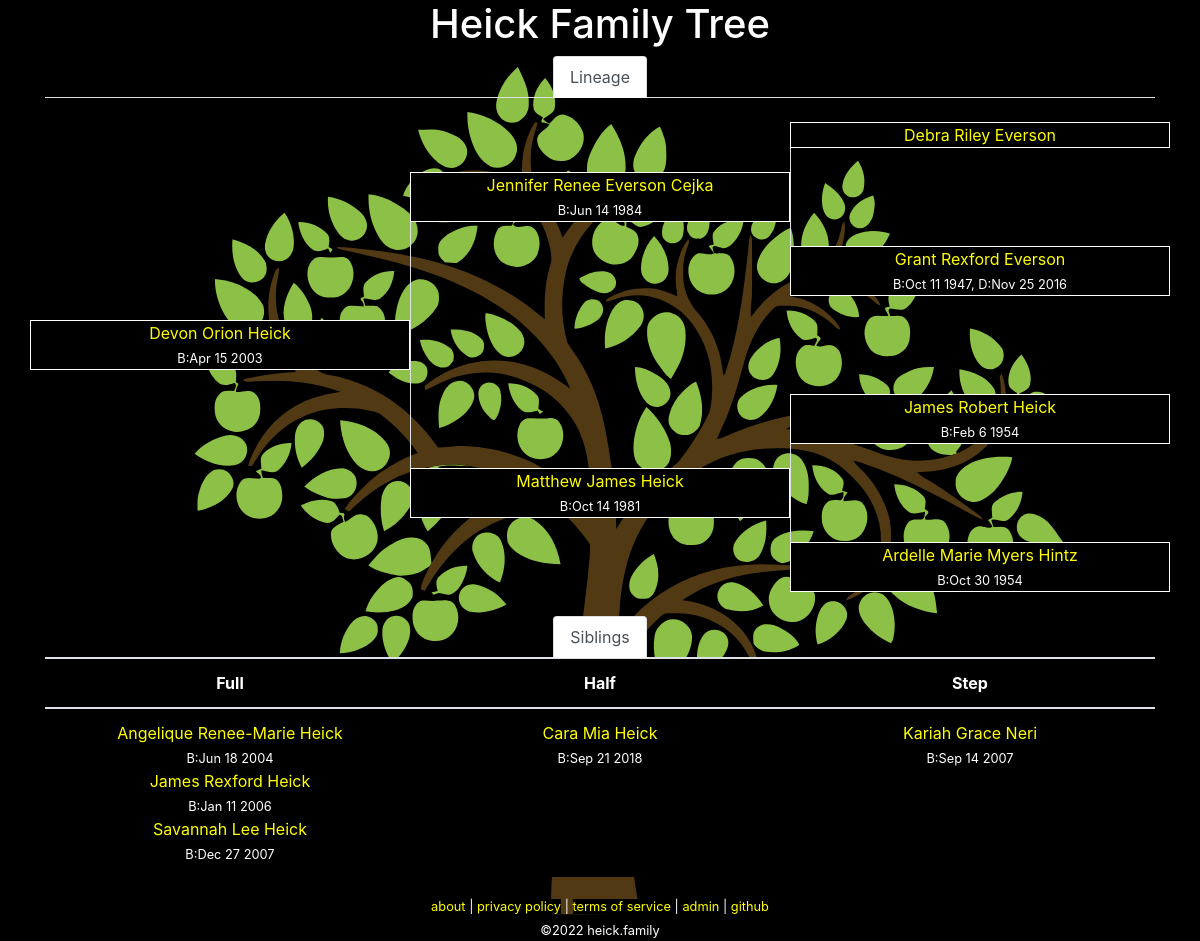
The app's page /tree.php?id=10 with its own data.
### tables this page shows
CREATE TABLE `family` (
  `id` int(10) unsigned NOT NULL AUTO_INCREMENT COMMENT 'primary key',
  `name` char(200) NOT NULL,
  `parent-bio-x` int(10) unsigned NOT NULL DEFAULT 0 COMMENT 'mother xx',
  `parent-bio-y` int(10) unsigned NOT NULL DEFAULT 0 COMMENT 'father xy',
  `parent-adopt-a` int(10) unsigned NOT NULL DEFAULT 0,
  `parent-adopt-b` int(10) unsigned NOT NULL DEFAULT 0,
  `partner` int(10) unsigned NOT NULL DEFAULT 0,
  `dob` char(10) NOT NULL DEFAULT '0000-00-00' COMMENT 'date of birth ymd',
  `dod` char(10) NOT NULL DEFAULT '0000-00-00' COMMENT 'date of death ymd',
  `lastupdated` datetime NOT NULL DEFAULT current_timestamp() ON UPDATE current_timestamp(),
  PRIMARY KEY (`id`)
);

### lib/Family.php (called while the page is built, shortened)
<?php
class Family
{
	private static $link = null;
	public static function getPerson($id = 0)
	{
		if ($id == 0)
		{
			return [];
		}
		$query = 'SELECT * FROM `family` WHERE `id`=' . self::_escape($id) . ' LIMIT 1';
		$result = self::_query($query);
		while ($row = mysqli_fetch_assoc($result))	 {
			return $row;
		}
		return [];
	}
	public static function getParents($id = 0)
	{
		$person = self::getPerson($id);
		$parent_bio_x = isset($person['parent-bio-x']) ? $person['parent-bio-x'] : 0;
		$parent_bio_y = isset($person['parent-bio-y']) ? $person['parent-bio-y'] : 0;
		$parent_adopt_a = isset($person['parent-adopt-a']) ? $person['parent-adopt-a'] : 0;
		$parent_adopt_b = isset($person['parent-adopt-b']) ? $person['parent-adopt-b'] : 0;
		$data = [
			'bio-x' => self::getPerson($parent_bio_x),
			'bio-y' => self::getPerson($parent_bio_y),
			'adopt-a' => self::getPerson($parent_adopt_a),
			'adopt-b' => self::getPerson($parent_adopt_b),
		];
		return $data;
	}
	public static function getPartner($id = 0)
	{
		$person = self::getPerson($id);
		$partner = isset($person['partner']) ? $person['partner'] : 0;
		if ($partner == 0)
		{
			return [];
		}
		return self::getPerson($partner);
	}
	public static function getSiblings($id = 0)
	{
		$data = [];
		$me = self::getPerson($id);
		$parentx = $me['parent-bio-x'];
		$parenty = $me['parent-bio-y'];
		if (($parentx > 0) && ($parenty > 0))
		{
			$full_siblings = [];
			$query = 'SELECT * FROM `family` WHERE (`parent-bio-x`=' . $parentx . ' AND `parent-bio-y`=' . $parenty . ') OR (`parent-bio-x`=' . $parenty . ' AND `parent-bio-y`=' . $parentx . ')';
			$result = self::_query($query);
			while ($row = mysqli_fetch_assoc($result))
			{
				if ($row['id'] != $id)
				{
					$full_siblings[] = $row['id'];
				}
			}
			if (count($full_siblings) > 0)
			{
				$data['full'] = $full_siblings;
			}
		}
		if (($parentx > 0) || ($parenty > 0))
		{
			$half_siblings = [];
			$parents = [];
			if ($parentx > 0)
			{
				$parents[] = $parentx;
			}
			if ($parenty > 0)
			{
				$parents[] = $parenty;
			}
			foreach ($parents as $parent)
			{
				$query = 'SELECT * FROM `family` WHERE (`parent-bio-x`=' . $parent . ' OR `parent-bio-y`=' . $parent . ')';
				$result = self::_query($query);
				while ($row = mysqli_fetch_assoc($result))
				{
					if ($row['id'] != $id)
					{
						$half_siblings[] = $row['id'];
					}
				}
			}
			if (count($half_siblings) > 0)
			{
				if (isset($data['full']) && (count($data['full']) > 0))
				{
					$data['half'] = [];
					foreach ($half_siblings as $p)
					{
						if (!in_array($p, $data['full']))
						{
							$data['half'][] = $p;
						}
					}
				}
				else
				{
					$data['half'] = $half_siblings;
				}
			}
		}
		if (($parentx > 0) || ($parenty > 0))
		{
			$step_siblings = [];
			$parents = [];
			if ($parentx > 0)
			{
				$parents[] = $parentx;
			}
			if ($parenty > 0)
			{
				$parents[] = $parenty;
			}
			$step_parents = [];
			foreach ($parents as $parent)
			{
				$them = self::getPerson($parent);
				if ($them['partner'] > 0)
				{
					$step_parents[] = $them['partner'];
				}
			}
			foreach ($step_parents as $step_parent)
			{
				$query = 'SELECT * FROM `family` WHERE (`parent-bio-x`=' . $step_parent . ' OR `parent-bio-y`=' . $step_parent . ')';
				$result = self::_query($query);
				while ($row = mysqli_fetch_assoc($result))
				{
					if ($row['id'] != $id)
					{
						$step_siblings[] = $row['id'];
					}
				}
			}
			if (count($step_siblings) > 0)
			{
				if (count($data['half']) > 0)
				{
					$data['step'] = [];
					foreach ($step_siblings as $p)
					{
						if (!in_array($p, $data['half']))
						{
							$data['step'][] = $p;
						}
					}
				}
				else
				{
					$data['step'] = $step_siblings;
				}
			}
		}
		return $data;
	}
	public static function getLineage($id = 0)
	{
		$lineage = [
			'partner' => ['id' => 0, 'name' => 'unknown' ],
			'parent-bio-x' => ['id' => 0, 'name' => 'unknown' ],
			'parent-bio-y' => ['id' => 0, 'name' => 'unknown' ],
			'parent-adopt-a' => ['id' => 0, 'name' => 'unknown' ],
			'parent-adopt-b' => ['id' => 0, 'name' => 'unknown' ],
			'parent-x-parent-bio-x' => ['id' => 0, 'name' => 'unknown' ],
			'parent-x-parent-bio-y' => ['id' => 0, 'name' => 'unknown' ],
			'parent-y-parent-bio-x' => ['id' => 0, 'name' => 'unknown' ],
			'parent-y-parent-bio-y' => ['id' => 0, 'name' => 'unknown' ],
		];
		$partner = self::getPartner($id);
		$lineage['partner']['id'] = isset($partner['id']) ? $partner['id'] : 0;
		$lineage['partner']['name'] = self::formatName(self::getPerson($lineage['partner']['id']));
		$parents = self::getParents($id);
		$lineage['parent-bio-x']['id'] = isset($parents['bio-x']['id']) ? $parents['bio-x']['id'] : 0;
		$lineage['parent-bio-x']['name'] = self::formatName(self::getPerson($lineage['parent-bio-x']['id']));
		$lineage['parent-bio-y']['id'] = isset($parents['bio-y']['id']) ? $parents['bio-y']['id'] : 0;
		$lineage['parent-bio-y']['name'] = self::formatName(self::getPerson($lineage['parent-bio-y']['id']));
		$lineage['parent-adopt-a']['id'] = isset($parents['adopt-a']['id']) ? $parents['adopt-a']['id'] : 0;
		$lineage['parent-adopt-a']['name'] = self::formatName(self::getPerson($lineage['parent-adopt-a']['id']));
		$lineage['parent-adopt-b']['id'] = isset($parents['adopt-b']['id']) ? $parents['adopt-b']['id'] : 0;
		$lineage['parent-adopt-b']['name'] = self::formatName(self::getPerson($lineage['parent-adopt-b']['id']));
		$parents = self::getParents($lineage['parent-bio-x']['id']);
		$lineage['parent-x-parent-bio-x']['id'] = isset($parents['bio-x']['id']) ? $parents['bio-x']['id'] : 0;
		$lineage['parent-x-parent-bio-x']['name'] = self::formatName(self::getPerson($lineage['parent-x-parent-bio-x']['id']));
		$lineage['parent-x-parent-bio-y']['id'] = isset($parents['bio-y']['id']) ? $parents['bio-y']['id'] : 0;
		$lineage['parent-x-parent-bio-y']['name'] = self::formatName(self::getPerson($lineage['parent-x-parent-bio-y']['id']));
		$parents = self::getParents($lineage['parent-bio-y']['id']);
		$lineage['parent-y-parent-bio-x']['id'] = isset($parents['bio-x']['id']) ? $parents['bio-x']['id'] : 0;
		$lineage['parent-y-parent-bio-x']['name'] = self::formatName(self::getPerson($lineage['parent-y-parent-bio-x']['id']));
		$lineage['parent-y-parent-bio-y']['id'] = isset($parents['bio-y']['id']) ? $parents['bio-y']['id'] : 0;
		$lineage['parent-y-parent-bio-y']['name'] = self::formatName(self::getPerson($lineage['parent-y-parent-bio-y']['id']));
		return $lineage;
	}
	public static function formatName($id = [])
	{
		if (isset($id['name']))
		{
			return $id['name'];
		}
		return 'Unknown';
	}
	private static function _query($query = null)
	{
		$result = mysqli_query(self::$link, $query);
		return $result;
	}
	private static function _escape($string = "")
	{
		return mysqli_real_escape_string(self::$link, $string);
	}
	private static function _connect()
	{
		if (!is_null(self::$link))
		{
			return;
		}
		$config = json_decode(file_get_contents('../conf/configuration.json'), true);
		$db = $config['database'];
		self::$link = mysqli_connect($db['hostname'], $db['username'], $db['password'], $db['database']);
		return;
	}
}

### www/tree.php (the view, shortened to what this page needs)
<?php
require_once('../lib/Family.php');
$id = isset($_GET['id']) ? intval($_GET['id']) : null;
$me = Family::getPerson($id);
$lineage = Family::getLineage($me['id']);
$lineage['me'] = [
	'id' => $me['id'],
	'name' => Family::formatName($me),
];
function showMember($fam, $extra = '')
{
	if ($fam['id'] == 0)
	{
		echo $fam['name'];
	}
	else
	{
		echo '<a href="?id=' . $fam['id'] . '">' . $fam['name'] . '</a>';
		$data = Family::getPerson($fam['id']);
		$subtext = '';
		if ($data['dob'] != '0000-00-00')
		{
			$subtext .= 'B:' . date("M j Y", strtotime($data['dob']));
		}
		if ($data['dod'] != '0000-00-00')
		{
			if (strlen($subtext) > 0)
			{
				$subtext .= ', ';
			}
			$subtext .= 'D:' . date("M j Y", strtotime($data['dod']));
		}
		if (strlen($subtext) > 0)
		{
			echo '<br />';
			echo '<span class="small">' . $subtext . '</span>';
		}
	}
}
?><!DOCTYPE html>
<html lang="en">
	<head>
		<link rel="stylesheet" href="https://cdn.jsdelivr.net/npm/bootstrap@4.6.0/dist/css/bootstrap.min.css">
		<link rel="stylesheet" href="/media/theme.css">
		<link rel="stylesheet" href="/media/tree.css">
	</head>
	<body>
		<div class="container">
<?php require_once("header.php"); ?>
			<div class="row">
				<div class="col">
					<ul class="nav nav-tabs justify-content-center">
						<li class="nav-item">
							<a class="nav-link active" id='tab-lineage' href="#">Lineage</a>
						</li>
					</ul>
				</div>
			</div>
			<div class="row">
				<div class="col-4">&nbsp;</div>
				<div class="col-4">&nbsp;</div>
				<div class="col-4">&nbsp;</div>
			</div>
			<div class="row">
				<div class="col-4">&nbsp;</div>
				<div class="col-4">&nbsp;</div>
				<div title="grandparent" class="col-4 text-center border-full background-black"><?php showMember($lineage['parent-y-parent-bio-y']); ?></div>
			</div>
			<div class="row">
				<div class="col-4">&nbsp;</div>
				<div class="col-4">&nbsp;</div>
				<div class="col-4 border-left">&nbsp;</div>
			</div>
			<div class="row">
				<div class="col-4">&nbsp;</div>
				<div title="parent" class="col-4 text-center border-full background-black"><?php
if ((($lineage['parent-bio-y']['id'] != 0) && ($lineage['parent-adopt-b']['id'] != 0)) || ($lineage['parent-adopt-b']['id'] != 0))
	if ($lineage['parent-bio-y']['id'] == 0)
	{
		showMember($lineage['parent-adopt-b'], '(adopted)');
	}
	else
	{
		showMember($lineage['parent-bio-y'], '(bio)');
		echo '<br />';
		showMember($lineage['parent-adopt-b'], '(adopted)');
	}
else {
	showMember($lineage['parent-bio-y']);
}
?></div>
				<div class="col-4 border-left">&nbsp;</div>
			</div>
			<div class="row">
				<div class="col-4">&nbsp;</div>
				<div class="col-4 border-left">&nbsp;</div>
				<div class="col-4 border-left">&nbsp;</div>
			</div>
			<div class="row">
				<div class="col-4">&nbsp;</div>
				<div class="col-4 border-left">&nbsp;</div>
				<div title="grandparent" class="col-4 text-center border-full background-black"><?php showMember($lineage['parent-y-parent-bio-x']); ?></div>
			</div>
			<div class="row">
				<div class="col-4">&nbsp;</div>
				<div class="col-4 border-left">&nbsp;</div>
				<div class="col-4">&nbsp;</div>
			</div>
			<div class="row">
				<div title="self" class="col-4 text-center border-full background-black"><?php showMember($lineage['me']); ?></div>
				<div class="col-4 border-left">&nbsp;</div>
				<div class="col-4">&nbsp;</div>
			</div>
			<div class="row">
				<div class="col-4">&nbsp;</div>
				<div class="col-4 border-left">&nbsp;</div>
				<div class="col-4">&nbsp;</div>
			</div>
			<div class="row">
				<div class="col-4">&nbsp;</div>
				<div class="col-4 border-left">&nbsp;</div>
				<div title="grandparent" class="col-4 text-center border-full background-black"><?php showMember($lineage['parent-x-parent-bio-y']); ?></div>
			</div>
			<div class="row">
				<div class="col-4">&nbsp;</div>
				<div class="col-4 border-left">&nbsp;</div>
				<div class="col-4 border-left">&nbsp;</div>
			</div>
			<div class="row">
				<div class="col-4">&nbsp;</div>
				<div title="parent" class="col-4 text-center border-full background-black"><?php
if ((($lineage['parent-bio-x']['id'] != 0) && ($lineage['parent-adopt-a']['id'] != 0)) || ($lineage['parent-adopt-a']['id'] != 0))
	if ($lineage['parent-bio-x']['id'] == 0)
	{
		showMember($lineage['parent-adopt-a'], '(adopted)');
	}
	else
	{
		showMember($lineage['parent-bio-x'], '(bio)');
		echo '<br />';
		showMember($lineage['parent-adopt-a'], '(adopted)');
	}
else {
	showMember($lineage['parent-bio-x']);
}
?></div>
				<div class="col-4 border-left">&nbsp;</div>
			</div>
			<div class="row">
				<div class="col-4">&nbsp;</div>
				<div class="col-4">&nbsp;</div>
				<div class="col-4 border-left">&nbsp;</div>
			</div>
			<div class="row">
				<?php
if ($lineage['partner']['id'] == 0)
{
	echo '<div class="col-4">&nbsp;</div>';
}
else
{
	echo '<div title="partner" class="col-4 text-center border-full background-black">';
	showMember($lineage['partner']);
	echo '</div>';
}
				?>
				<div class="col-4">&nbsp;</div>
				<div title="grandparent" class="col-4 text-center border-full background-black"><?php showMember($lineage['parent-x-parent-bio-x']); ?></div>
			</div>
			<div class="row">
				<div class="col-12">&nbsp;</div>
			</div>
<?php
$siblings = Family::getSiblings($id);
if (count($siblings) > 0)
{
?>
			<ul class="nav nav-tabs justify-content-center">
				<li class="nav-item">
					<a class="nav-link active" id='tab-siblings' href="#">Siblings</a>
				</li>
			</ul>
			<div class="row">
				<div class="col">
					<table class="table">
						<thead>
							<tr>
								<th scope="col">Full</th>
								<th scope="col">Half</th>
								<th scope="col">Step</th>
							</tr>
						</thead>
						<tbody>
							<tr>
								<td style="width: 33%;" scope="col">
<?php
$sibling_list = isset($siblings['full']) ? $siblings['full'] : [];
if (count($sibling_list) == 0)
{
	echo "None";
}
else
{
	foreach ($sibling_list as $sibling)
	{
		$sibling_info = Family::getPerson($sibling);
		showMember(['id' => $sibling_info['id'], 'name' => Family::formatName($sibling_info)]);
		echo '<br>';
	}
}
?>
								</td>
								<td style="width: 33%;" scope="col">
<?php
$sibling_list = isset($siblings['half']) ? $siblings['half'] : [];
if (count($sibling_list) == 0)
{
	echo "None";
}
else
{
	foreach ($sibling_list as $sibling)
	{
		$sibling_info = Family::getPerson($sibling);
		showMember(['id' => $sibling_info['id'], 'name' => Family::formatName($sibling_info)]);
		echo '<br>';
	}
}
?>
								</td>
								<td style="width: 33%;" scope="col">
<?php
$sibling_list = isset($siblings['step']) ? $siblings['step'] : [];
if (count($sibling_list) == 0)
{
	echo "None";
}
else
{
	foreach ($sibling_list as $sibling)
	{
		$sibling_info = Family::getPerson($sibling);
		showMember(['id' => $sibling_info['id'], 'name' => Family::formatName($sibling_info)]);
		echo '<br>';
	}
}
?>
								</td>
							</tr>
						</tbody>
					</table>
				</div>
			</div>
<?php
}
?>
<?php require_once("footer.php"); ?>
		</div>
	</body>
</html>

### www/media/theme.css (style rules this page uses)
body, table, tr, td { background: black; color: white; }
th, td { text-align: center; }
a { color: yellow; background: black; }
body { background-image: url('/media/family-tree-fixed.svg'); background-size: cover; background-repeat: no-repeat; }
.background-black { background-color: black; }

### www/media/tree.css (style rules this page uses)
.border-full { border: 1px solid white; }
.border-left { border-left: 1px solid white; }
.background-black { background-color: black; }

### records on screen
family: name "Debra Riley Everson"
family: name "Jennifer Renee Everson Cejka", subtext "B:Jun 14 1984"
family: name "Grant Rexford Everson", subtext "B:Oct 11 1947, D:Nov 25 2016"
family: name "Devon Orion Heick", subtext "B:Apr 15 2003"
family: name "James Robert Heick", subtext "B:Feb 6 1954"
family: name "Matthew James Heick", subtext "B:Oct 14 1981"
family: name "Ardelle Marie Myers Hintz", subtext "B:Oct 30 1954"
family: name "Angelique Renee-Marie Heick", subtext "B:Jun 18 2004"
family: name "James Rexford Heick", subtext "B:Jan 11 2006"
family: name "Savannah Lee Heick", subtext "B:Dec 27 2007"
family: name "Cara Mia Heick", subtext "B:Sep 21 2018"
family: name "Kariah Grace Neri", subtext "B:Sep 14 2007"
